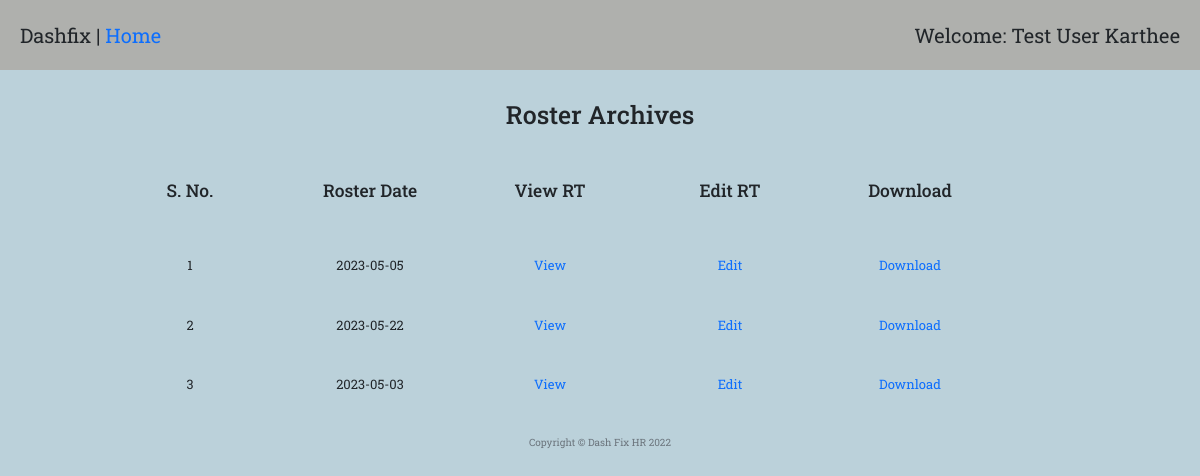
/roster_archive (signed in), run on the app's committed database.
### main.py (models this page shows)
class User(UserMixin, db.Model):
    __tablename__ = "Users"
    id = Column(Integer, primary_key=True)
    email = Column(String(100), unique=True)
    password = Column(String(100))
    name = Column(String(1000))
    employee = relationship("employeeMaster", back_populates="user")
    roster = relationship("rosterMaster", back_populates="user")
    timesheet = relationship("timesheetMaster", back_populates="user")
    leave = relationship("leaveApplicationMaster", back_populates="user")
    passport = relationship("passportApplicationMaster", back_populates="user")

class rosterMaster(db.Model):
    __tablename__ = "rosterMaster"
    id = Column(Integer, primary_key=True)
    date = Column(String(300))
    entry = relationship("rosterEntryMaster", back_populates="roster")
    createdBy = Column(Integer, ForeignKey("Users.id"))
    user = relationship("User", back_populates="roster")

### main.py (the view)
@app.route("/roster_archive", methods=["GET", "POST"])
@admin_only
def roster_archive():
    rosters_list = rosterMaster.query.all()
    return render_template("roster_archive_list.html", rosters=rosters_list, len=range(len(rosters_list)),
                           user=current_user)

### main.py (called while the page is built)
def admin_only(f):
    @wraps(f)
    def decorated_function(*args, **kwargs):
        admin = User.query.all()
        admin_id = []
        for i in admin:
            id_ = i.id
            admin_id.append(id_)
        if current_user.id not in admin_id:
            return abort(403)
        return f(*args, **kwargs)
    return decorated_function

@login_manager.user_loader
def load_user(user_id):
    return User.query.get(int(user_id))

### templates/roster_archive_list.html
{% extends 'bootstrap/base.html' %}
{% import "bootstrap/wtf.html" as wtf %}
{% block content %}
{% include "header.html" %}
  <div class="welcome">
    <span>Dashfix | <a href="{{url_for('home')}}">Home</a></span>
    <span>Welcome: {{user.name}}</span>
  </div>
  <h1 style="margin-top: 30px; margin-bottom: 50px; text-align: center;">Roster Archives</h1>
  <div class="row" style="margin-bottom: 50px; margin-left: 100px; text-align: center;">
    <div class="col-2"><h3>S. No. </h3></div>
    <div class="col-2"><h3>Roster Date</h3></div>
    <div class="col-2"><h3>View RT</h3></div>
    <div class="col-2"><h3>Edit RT</h3></div>
    <div class="col-2"><h3>Download</h3></div>
  </div>
  {% for i in len %}
    <div class="row" style="margin-bottom: 30px; margin-left: 100px; text-align: center;">
      <div class="col-2"><p>{{ i+1 }}</p></div>
      <div class="col-2"><p>{{ rosters[i].date }}</p></div>
      <div class="col-2"><p><a href="{{url_for('roster_single', roster_id=rosters[i].id)}}">View</a></p></div>
      <div class="col-2"><p><a href="{{url_for('roster_single_edit', roster_id=rosters[i].id)}}">Edit</a></p></div>
      <div class="col-2"><p><a href="{{url_for('download_roster', roster_id=rosters[i].id)}}">Download</a></p></div>
    </div>
  {% endfor %}
{% include "footer.html" %}
{% endblock %}

### static/styles1.css (style rules this page uses)
body { font-family: 'Roboto Slab', serif; }
body { background-color: #bbd1da; }
.welcome { background-color: #afb0ad; display: flex; justify-content: space-between; padding: 20px; font-size: 2rem; }
.row, h5 { margin-top: 20px; margin-right: 20px; margin-left: 20px; }
div { font-size: 1.3rem; margin: 0px; padding-right: 0px; }
.time_suc_entry, p { text-size: 1.8rem; }
a:link { text-decoration: none; text-color: black; }

### data on the page
User: name "Test User Karthee"
rosterMaster: date "2023-05-05"
rosterMaster: date "2023-05-22"
rosterMaster: date "2023-05-03"

### other printed values
{{ i+1 }} "1" "2" "3"
